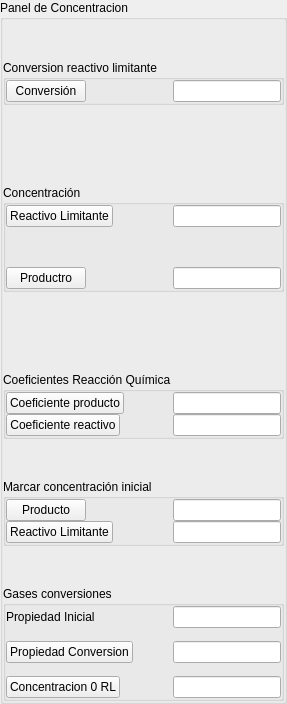
                         <widget class="QGroupBox" name="groupBox_4">
                          <property name="title">
                           <string>Panel de Concentracion</string>
                          </property>
                          <layout class="QVBoxLayout" name="verticalLayout_32">
                           <property name="spacing">
                            <number>0</number>
                           </property>
                           <property name="leftMargin">
                            <number>0</number>
                           </property>
                           <property name="topMargin">
                            <number>0</number>
                           </property>
                           <property name="rightMargin">
                            <number>0</number>
                           </property>
                           <property name="bottomMargin">
                            <number>0</number>
                           </property>
                           <item>
                            <spacer name="verticalSpacer_5">
                             <property name="orientation">
                              <enum>Qt::Vertical</enum>
                             </property>
                             <property name="sizeHint" stdset="0">
                              <size>
                               <width>20</width>
                               <height>40</height>
                              </size>
                             </property>
                            </spacer>
                           </item>
                           <item>
                            <widget class="QGroupBox" name="groupBox_62">
                             <property name="title">
                              <string>Conversion reactivo limitante</string>
                             </property>
                             <layout class="QVBoxLayout" name="verticalLayout_33">
                              <property name="spacing">
                               <number>0</number>
                              </property>
                              <property name="leftMargin">
                               <number>0</number>
                              </property>
                              <property name="topMargin">
                               <number>0</number>
                              </property>
                              <property name="rightMargin">
                               <number>0</number>
                              </property>
                              <property name="bottomMargin">
                               <number>0</number>
                              </property>
                              <item>
                               <layout class="QHBoxLayout" name="horizontalLayout_47">
                                <item>
                                 <widget class="QPushButton" name="calcular_xa">
                                  <property name="text">
                                   <string>Conversión</string>
                                  </property>
                                 </widget>
                                </item>
                                <item>
                                 <spacer name="horizontalSpacer_5">
                                  <property name="orientation">
                                   <enum>Qt::Horizontal</enum>
                                  </property>
                                  <property name="sizeHint" stdset="0">
                                   <size>
                                    <width>40</width>
                                    <height>20</height>
                                   </size>
                                  </property>
                                 </spacer>
                                </item>
                                <item>
                                 <widget class="QLineEdit" name="conversion_reactivo_limitante_dc_edit_2"/>
                                </item>
                               </layout>
                              </item>
                             </layout>
                            </widget>
                           </item>
                           <item>
                            <spacer name="verticalSpacer_35">
                             <property name="orientation">
                              <enum>Qt::Vertical</enum>
                             </property>
                             <property name="sizeHint" stdset="0">
                              <size>
                               <width>20</width>
                               <height>40</height>
                              </size>
                             </property>
                            </spacer>
                           </item>
                           <item>
                            <layout class="QVBoxLayout" name="verticalLayout_34">
                             <property name="spacing">
                              <number>0</number>
                             </property>
                             <item>
                              <layout class="QHBoxLayout" name="horizontalLayout_50">
                               <property name="spacing">
                                <number>0</number>
                               </property>
                              </layout>
                             </item>
                             <item>
                              <spacer name="verticalSpacer_36">
                               <property name="orientation">
                                <enum>Qt::Vertical</enum>
                               </property>
                               <property name="sizeHint" stdset="0">
                                <size>
                                 <width>20</width>
                                 <height>40</height>
                                </size>
                               </property>
                              </spacer>
                             </item>
                             <item>
                              <widget class="QGroupBox" name="groupBox_2">
                               <property name="title">
                                <string>Concentración</string>
                               </property>
                               <layout class="QVBoxLayout" name="verticalLayout_70">
                                <property name="spacing">
                                 <number>0</number>
                                </property>
                                <property name="leftMargin">
                                 <number>0</number>
                                </property>
                                <property name="topMargin">
                                 <number>0</number>
                                </property>
                                <property name="rightMargin">
                                 <number>0</number>
                                </property>
                                <property name="bottomMargin">
                                 <number>0</number>
                                </property>
                                <item>
                                 <layout class="QHBoxLayout" name="horizontalLayout_51">
                                  <property name="spacing">
                                   <number>0</number>
                                  </property>
                                  <item>
                                   <widget class="QPushButton" name="calcular_a">
                                    <property name="text">
                                     <string>Reactivo Limitante</string>
                                    </property>
                                   </widget>
                                  </item>
                                  <item>
                                   <spacer name="horizontalSpacer_6">
                                    <property name="orientation">
                                     <enum>Qt::Horizontal</enum>
                                    </property>
                                    <property name="sizeHint" stdset="0">
                                     <size>
                                      <width>40</width>
                                      <height>20</height>
                                     </size>
                                    </property>
                                   </spacer>
                                  </item>
                                  <item>
                                   <widget class="QLineEdit" name="concentracion_reactivo_limitante_calculo"/>
                                  </item>
                                 </layout>
                                </item>
                                <item>
                                 <spacer name="verticalSpacer_37">
                                  <property name="orientation">
                                   <enum>Qt::Vertical</enum>
                                  </property>
                                  <property name="sizeHint" stdset="0">
                                   <size>
                                    <width>20</width>
                                    <height>40</height>
                                   </size>
                                  </property>
                                 </spacer>
                                </item>
                                <item>
                                 <layout class="QHBoxLayout" name="horizontalLayout_52">
                                  <property name="spacing">
                                   <number>0</number>
                                  </property>
                                  <item>
                                   <widget class="QPushButton" name="calcular_producto">
                                    <property name="text">
                                     <string>Productro</string>
                                    </property>
                                   </widget>
                                  </item>
                                  <item>
                                   <spacer name="horizontalSpacer_7">
                                    <property name="orientation">
                                     <enum>Qt::Horizontal</enum>
                                    </property>
                                    <property name="sizeHint" stdset="0">
                                     <size>
                                      <width>40</width>
                                      <height>20</height>
                                     </size>
                                    </property>
                                   </spacer>
                                  </item>
                                  <item>
                                   <widget class="QLineEdit" name="concentracion_producto_calculo_edit"/>
                                  </item>
                                 </layout>
                                </item>
                               </layout>
                              </widget>
                             </item>
                             <item>
                              <spacer name="verticalSpacer_38">
                               <property name="orientation">
                                <enum>Qt::Vertical</enum>
                               </property>
                               <property name="sizeHint" stdset="0">
                                <size>
                                 <width>20</width>
                                 <height>40</height>
                                </size>
                               </property>
                              </spacer>
                             </item>
                             <item>
                              <layout class="QHBoxLayout" name="horizontalLayout_53">
                               <property name="spacing">
                                <number>0</number>
                               </property>
                              </layout>
                             </item>
                             <item>
                              <spacer name="verticalSpacer_39">
                               <property name="orientation">
                                <enum>Qt::Vertical</enum>
                               </property>
                               <property name="sizeHint" stdset="0">
                                <size>
                                 <width>20</width>
                                 <height>40</height>
                                </size>
                               </property>
                              </spacer>
                             </item>
                             <item>
                              <widget class="QGroupBox" name="groupBox_63">
                               <property name="title">
                                <string>Coeficientes Reacción Química</string>
                               </property>
                               <layout class="QVBoxLayout" name="verticalLayout_75">
                                <property name="spacing">
                                 <number>0</number>
                                </property>
                                <property name="leftMargin">
                                 <number>0</number>
                                </property>
                                <property name="topMargin">
                                 <number>0</number>
                                </property>
                                <property name="rightMargin">
                                 <number>0</number>
                                </property>
                                <property name="bottomMargin">
                                 <number>0</number>
                                </property>
                                <item>
                                 <layout class="QHBoxLayout" name="horizontalLayout_49">
                                  <item>
                                   <widget class="QPushButton" name="marcar_coeficiente_producto_btn">
                                    <property name="text">
                                     <string>Coeficiente producto</string>
                                    </property>
                                   </widget>
                                  </item>
                                  <item>
                                   <spacer name="horizontalSpacer_32">
                                    <property name="orientation">
                                     <enum>Qt::Horizontal</enum>
                                    </property>
                                    <property name="sizeHint" stdset="0">
                                     <size>
                                      <width>40</width>
                                      <height>20</height>
                                     </size>
                                    </property>
                                   </spacer>
                                  </item>
                                  <item>
                                   <widget class="QLineEdit" name="coeficiente_estequiometrico_producto_edit"/>
                                  </item>
                                 </layout>
                                </item>
                                <item>
                                 <layout class="QHBoxLayout" name="horizontalLayout_75">
                                  <item>
                                   <widget class="QPushButton" name="marcar_coeficiente_reactivo_btn">
                                    <property name="text">
                                     <string>Coeficiente reactivo</string>
                                    </property>
                                   </widget>
                                  </item>
                                  <item>
                                   <spacer name="horizontalSpacer_33">
                                    <property name="orientation">
                                     <enum>Qt::Horizontal</enum>
                                    </property>
                                    <property name="sizeHint" stdset="0">
                                     <size>
                                      <width>40</width>
                                      <height>20</height>
                                     </size>
                                    </property>
                                   </spacer>
                                  </item>
                                  <item>
                                   <widget class="QLineEdit" name="coeficiente_estequiometrico_reactivo_edit"/>
                                  </item>
                                 </layout>
                                </item>
                               </layout>
                              </widget>
                             </item>
                             <item>
                              <layout class="QHBoxLayout" name="horizontalLayout_54">
                               <property name="spacing">
                                <number>0</number>
                               </property>
                              </layout>
                             </item>
                             <item>
                              <spacer name="verticalSpacer_40">
                               <property name="orientation">
                                <enum>Qt::Vertical</enum>
                               </property>
                               <property name="sizeHint" stdset="0">
                                <size>
                                 <width>20</width>
                                 <height>40</height>
                                </size>
                               </property>
                              </spacer>
                             </item>
                             <item>
                              <widget class="QGroupBox" name="groupBox_c0">
                               <property name="title">
                                <string>Marcar concentración inicial</string>
                               </property>
                               <layout class="QVBoxLayout" name="verticalLayout_71">
                                <property name="spacing">
                                 <number>0</number>
                                </property>
                                <property name="leftMargin">
                                 <number>0</number>
                                </property>
                                <property name="topMargin">
                                 <number>0</number>
                                </property>
                                <property name="rightMargin">
                                 <number>0</number>
                                </property>
                                <property name="bottomMargin">
                                 <number>0</number>
                                </property>
                                <item>
                                 <layout class="QHBoxLayout" name="horizontalLayout_82">
                                  <property name="spacing">
                                   <number>0</number>
                                  </property>
                                  <item>
                                   <widget class="QPushButton" name="marcar_producto0_btn">
                                    <property name="text">
                                     <string>Producto</string>
                                    </property>
                                   </widget>
                                  </item>
                                  <item>
                                   <spacer name="horizontalSpacer_54">
                                    <property name="orientation">
                                     <enum>Qt::Horizontal</enum>
                                    </property>
                                    <property name="sizeHint" stdset="0">
                                     <size>
                                      <width>40</width>
                                      <height>20</height>
                                     </size>
                                    </property>
                                   </spacer>
                                  </item>
                                  <item>
                                   <widget class="QLineEdit" name="concentracion_producto_edit"/>
                                  </item>
                                 </layout>
                                </item>
                                <item>
                                 <layout class="QHBoxLayout" name="horizontalLayout_83">
                                  <property name="spacing">
                                   <number>0</number>
                                  </property>
                                  <item>
                                   <widget class="QPushButton" name="marcar_a0_btn">
                                    <property name="text">
                                     <string>Reactivo Limitante</string>
                                    </property>
                                   </widget>
                                  </item>
                                  <item>
                                   <spacer name="horizontalSpacer_55">
                                    <property name="orientation">
                                     <enum>Qt::Horizontal</enum>
                                    </property>
                                    <property name="sizeHint" stdset="0">
                                     <size>
                                      <width>40</width>
                                      <height>20</height>
                                     </size>
                                    </property>
                                   </spacer>
                                  </item>
                                  <item>
                                   <widget class="QLineEdit" name="concentracion_reactivo_limitante_edit"/>
                                  </item>
                                 </layout>
                                </item>
                               </layout>
                              </widget>
                             </item>
                             <item>
                              <spacer name="verticalSpacer_47">
                               <property name="orientation">
                                <enum>Qt::Vertical</enum>
                               </property>
                               <property name="sizeHint" stdset="0">
                                <size>
                                 <width>20</width>
                                 <height>40</height>
                                </size>
                               </property>
                              </spacer>
                             </item>
                             <item>
                              <widget class="QGroupBox" name="groupBox_5">
                               <property name="title">
                                <string>Gases conversiones</string>
                               </property>
                               <layout class="QVBoxLayout" name="verticalLayout_72">
                                <property name="spacing">
                                 <number>0</number>
                                </property>
                                <property name="leftMargin">
                                 <number>0</number>
                                </property>
                                <property name="topMargin">
                                 <number>0</number>
                                </property>
                                <property name="rightMargin">
                                 <number>0</number>
                                </property>
                                <property name="bottomMargin">
                                 <number>0</number>
                                </property>
                                <item>
                                 <layout class="QVBoxLayout" name="verticalLayout_73">
                                  <property name="spacing">
                                   <number>0</number>
                                  </property>
                                  <item>
                                   <layout class="QHBoxLayout" name="horizontalLayout_55">
                                    <item>
                                     <widget class="QLabel" name="label_2">
                                      <property name="maximumSize">
                                       <size>
                                        <width>16777215</width>
                                        <height>60</height>
                                       </size>
                                      </property>
                                      <property name="text">
                                       <string>Propiedad Inicial</string>
                                      </property>
                                      <property name="textFormat">
                                       <enum>Qt::AutoText</enum>
                                      </property>
                                      <property name="scaledContents">
                                       <bool>false</bool>
                                      </property>
                                      <property name="wordWrap">
                                       <bool>false</bool>
                                      </property>
                                     </widget>
                                    </item>
                                    <item>
                                     <spacer name="horizontalSpacer_56">
                                      <property name="orientation">
                                       <enum>Qt::Horizontal</enum>
                                      </property>
                                      <property name="sizeHint" stdset="0">
                                       <size>
                                        <width>40</width>
                                        <height>20</height>
                                       </size>
                                      </property>
                                     </spacer>
                                    </item>
                                    <item>
                                     <widget class="QLineEdit" name="otra_propiedad_inicial_edit"/>
                                    </item>
                                   </layout>
                                  </item>
                                  <item>
                                   <spacer name="verticalSpacer_48">
                                    <property name="orientation">
                                     <enum>Qt::Vertical</enum>
                                    </property>
                                    <property name="sizeHint" stdset="0">
                                     <size>
                                      <width>133</width>
                                      <height>13</height>
                                     </size>
                                    </property>
                                   </spacer>
                                  </item>
                                  <item>
                                   <layout class="QHBoxLayout" name="horizontalLayout_56">
                                    <item>
                                     <widget class="QPushButton" name="conversion_propiedad_epsilon_a">
                                      <property name="text">
                                       <string>Propiedad Conversion</string>
                                      </property>
                                     </widget>
                                    </item>
                                    <item>
                                     <spacer name="horizontalSpacer_57">
                                      <property name="orientation">
                                       <enum>Qt::Horizontal</enum>
                                      </property>
                                      <property name="sizeHint" stdset="0">
                                       <size>
                                        <width>40</width>
                                        <height>20</height>
                                       </size>
                                      </property>
                                     </spacer>
                                    </item>
                                    <item>
                                     <widget class="QLineEdit" name="conversion_reactivo_limitante_dc_edit_3"/>
                                    </item>
                                   </layout>
                                  </item>
                                  <item>
                                   <spacer name="verticalSpacer_49">
                                    <property name="orientation">
                                     <enum>Qt::Vertical</enum>
                                    </property>
                                    <property name="sizeHint" stdset="0">
                                     <size>
                                      <width>133</width>
                                      <height>13</height>
                                     </size>
                                    </property>
                                   </spacer>
                                  </item>
                                  <item>
                                   <layout class="QHBoxLayout" name="horizontalLayout_57">
                                    <item>
                                     <widget class="QPushButton" name="concentracion_irl_btn">
                                      <property name="text">
                                       <string>Concentracion 0 RL</string>
                                      </property>
                                     </widget>
                                    </item>
                                    <item>
                                     <spacer name="horizontalSpacer_58">
                                      <property name="orientation">
                                       <enum>Qt::Horizontal</enum>
                                      </property>
                                      <property name="sizeHint" stdset="0">
                                       <size>
                                        <width>40</width>
                                        <height>20</height>
                                       </size>
                                      </property>
                                     </spacer>
                                    </item>
                                    <item>
                                     <widget class="QLineEdit" name="concentracion_reactivo_limitante_calculo_2"/>
                                    </item>
                                   </layout>
                                  </item>
                                 </layout>
                                </item>
                               </layout>
                              </widget>
                             </item>
                            </layout>
                           </item>
                          </layout>
                         </widget>
